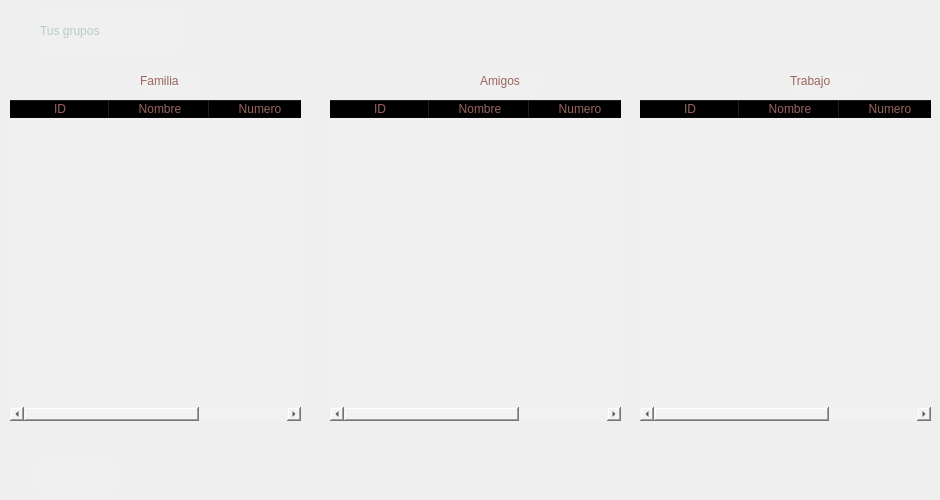
    <widget class="QWidget" name="page_5">
     <widget class="QLabel" name="label_31">
      <property name="geometry">
       <rect>
        <x>40</x>
        <y>10</y>
        <width>141</width>
        <height>41</height>
       </rect>
      </property>
      <property name="styleSheet">
       <string notr="true">QLabel{
	color:#B7CBBF;
	font: 20pt &quot;Louis George Café&quot;;
background-color: rgba(255, 255, 255, 10);
}</string>
      </property>
      <property name="text">
       <string>Tus grupos</string>
      </property>
     </widget>
     <widget class="QLabel" name="label_32">
      <property name="geometry">
       <rect>
        <x>140</x>
        <y>70</y>
        <width>61</width>
        <height>21</height>
       </rect>
      </property>
      <property name="styleSheet">
       <string notr="true">font: 12pt &quot;Louis George Café&quot;;
background-color: rgba(255, 255, 255, 10);
color: #99665D
</string>
      </property>
      <property name="text">
       <string>Familia</string>
      </property>
     </widget>
     <widget class="QLabel" name="label_33">
      <property name="geometry">
       <rect>
        <x>480</x>
        <y>70</y>
        <width>61</width>
        <height>21</height>
       </rect>
      </property>
      <property name="styleSheet">
       <string notr="true">font: 12pt &quot;Louis George Café&quot;;
background-color: rgba(255, 255, 255, 10);
color: #99665D
</string>
      </property>
      <property name="text">
       <string>Amigos </string>
      </property>
     </widget>
     <widget class="QLabel" name="label_34">
      <property name="geometry">
       <rect>
        <x>790</x>
        <y>70</y>
        <width>71</width>
        <height>21</height>
       </rect>
      </property>
      <property name="styleSheet">
       <string notr="true">font: 12pt &quot;Louis George Café&quot;;
background-color: rgba(255, 255, 255, 10);
color: #99665D
</string>
      </property>
      <property name="text">
       <string>Trabajo</string>
      </property>
     </widget>
     <widget class="QTableWidget" name="tablafamilia">
      <property name="geometry">
       <rect>
        <x>10</x>
        <y>100</y>
        <width>291</width>
        <height>321</height>
       </rect>
      </property>
      <property name="styleSheet">
       <string notr="true">background-color: rgba(255, 255, 255, 10);
border-radius: 10px;
font: 10pt &quot;Louis George Café&quot;;
color: black;</string>
      </property>
      <column>
       <property name="text">
        <string>ID</string>
       </property>
       <property name="foreground">
        <brush brushstyle="SolidPattern">
         <color alpha="255">
          <red>153</red>
          <green>102</green>
          <blue>93</blue>
         </color>
        </brush>
       </property>
      </column>
      <column>
       <property name="text">
        <string>Nombre</string>
       </property>
       <property name="foreground">
        <brush brushstyle="SolidPattern">
         <color alpha="255">
          <red>153</red>
          <green>102</green>
          <blue>93</blue>
         </color>
        </brush>
       </property>
      </column>
      <column>
       <property name="text">
        <string>Numero</string>
       </property>
       <property name="foreground">
        <brush brushstyle="SolidPattern">
         <color alpha="255">
          <red>153</red>
          <green>102</green>
          <blue>93</blue>
         </color>
        </brush>
       </property>
      </column>
     </widget>
     <widget class="QTableWidget" name="tablaamigos">
      <property name="geometry">
       <rect>
        <x>330</x>
        <y>100</y>
        <width>291</width>
        <height>321</height>
       </rect>
      </property>
      <property name="styleSheet">
       <string notr="true">background-color: rgba(255, 255, 255, 10);
border-radius: 10px;
font: 10pt &quot;Louis George Café&quot;;</string>
      </property>
      <column>
       <property name="text">
        <string>ID</string>
       </property>
       <property name="foreground">
        <brush brushstyle="SolidPattern">
         <color alpha="255">
          <red>153</red>
          <green>102</green>
          <blue>93</blue>
         </color>
        </brush>
       </property>
      </column>
      <column>
       <property name="text">
        <string>Nombre</string>
       </property>
       <property name="foreground">
        <brush brushstyle="SolidPattern">
         <color alpha="255">
          <red>153</red>
          <green>102</green>
          <blue>93</blue>
         </color>
        </brush>
       </property>
      </column>
      <column>
       <property name="text">
        <string>Numero</string>
       </property>
       <property name="foreground">
        <brush brushstyle="SolidPattern">
         <color alpha="255">
          <red>153</red>
          <green>102</green>
          <blue>93</blue>
         </color>
        </brush>
       </property>
      </column>
     </widget>
     <widget class="QTableWidget" name="tablatrabajo">
      <property name="geometry">
       <rect>
        <x>640</x>
        <y>100</y>
        <width>291</width>
        <height>321</height>
       </rect>
      </property>
      <property name="styleSheet">
       <string notr="true">background-color: rgba(255, 255, 255, 10);
border-radius: 10px;
font: 10pt &quot;Louis George Café&quot;;</string>
      </property>
      <column>
       <property name="text">
        <string>ID</string>
       </property>
       <property name="foreground">
        <brush brushstyle="SolidPattern">
         <color alpha="255">
          <red>153</red>
          <green>102</green>
          <blue>93</blue>
         </color>
        </brush>
       </property>
      </column>
      <column>
       <property name="text">
        <string>Nombre</string>
       </property>
       <property name="foreground">
        <brush brushstyle="SolidPattern">
         <color alpha="255">
          <red>153</red>
          <green>102</green>
          <blue>93</blue>
         </color>
        </brush>
       </property>
      </column>
      <column>
       <property name="text">
        <string>Numero</string>
       </property>
       <property name="foreground">
        <brush brushstyle="SolidPattern">
         <color alpha="255">
          <red>153</red>
          <green>102</green>
          <blue>93</blue>
         </color>
        </brush>
       </property>
      </column>
     </widget>
     <widget class="QPushButton" name="regresar">
      <property name="geometry">
       <rect>
        <x>30</x>
        <y>460</y>
        <width>91</width>
        <height>31</height>
       </rect>
      </property>
      <property name="styleSheet">
       <string notr="true">QPushButton{
background-color: rgba(255, 255, 255, 10);
border-radius: 10px;
}

QPushButton:Hover{
	background-color: #B7CBBF;
}</string>
      </property>
      <property name="text">
       <string/>
      </property>
      <property name="icon">
       <iconset resource="img.qrc">
        <normaloff>:/img/img/flecha.png</normaloff>:/img/img/flecha.png</iconset>
      </property>
      <property name="iconSize">
       <size>
        <width>50</width>
        <height>30</height>
       </size>
      </property>
     </widget>
    </widget>
